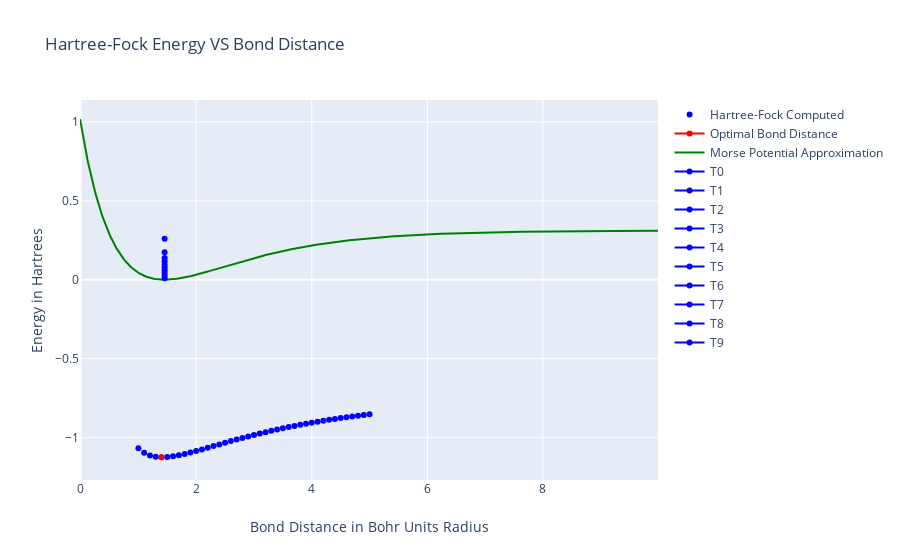

Notebook source saved alongside this figure:
### Code cell
#prepare data for use with graphing
dx = .01
steps = 15/dx

figure = {
    "data": [
        #create the Hartree-Fock generated Potential Energy Surface
        {
            "type":"scatter",
            "x":R,
            "y":E,
            "connectgaps":False,
            "mode":"markers", 
            "name":"Hartree-Fock Computed",
            "marker":{"color":"blue"}
        },
    
        #Highlight the minimum energy point in red
        {
            "type":"scatter",
            "x":[optimalR],
            "y":[minE],
            "name":"Optimal Bond Distance",
            "marker":{"color":"red"}
        },
        
        #Create and plot the Morse Potential fit
        {
            "type":"scatter",
            "x":[x*dx for x in range(-1, 1000)],
            "y": [morsePotential(r * dx, popt[0], popt[1], popt[2], popt[3]) - correction for r in range(-1, 1000)], #popt[0], popt[1], popt[2], popt[3]) for r in data] ,
            "connectgaps":False,
            "name":"Morse Potential Approximation",
            "marker":{"color":"green"}
        },
    ],
    
    #Set up the layout of the graph
    "layout":
        {
           "xaxis":{"title":"Bond Distance in Bohr Units Radius"},
           "yaxis":{"title":"Energy in Hartrees"},
            "title":{"text":"Hartree-Fock Energy VS Bond Distance"}
        },    
}

xMin = -40
xMax = 40
steps = 500
dx = (xMax - xMin) / steps
        
for i in range(len(EHO)):

    figure["data"].append(
        {
            "type":"scatter",
            "x":[popt[0]],
            "y":[EHO[i].real],
            "connectgaps":False,
            "name":"T" + str(i),
            "marker":{"color":"blue"}
        }
    )    
    
iplot(figure)

### Figure 1 — Plotly figure (JSON) as saved in the notebook; plotly's stock layout.template omitted (floating-point values rounded to 4 significant figures; data arrays with more than 128 entries replaced by an {"elided": "..."} marker saying what was removed)
{"data": [{"connectgaps": false, "marker": {"color": "blue"}, "mode": "markers", "name": "Hartree-Fock Computed", "type": "scatter", "x": [1, 1.1, 1.2, 1.3, 1.4, 1.5, 1.6, 1.7, 1.8, 1.9, 2, 2.1, 2.2, 2.3, 2.4, 2.5, 2.6, 2.7, 2.8, 2.9, 3, 3.1, 3.2, 3.3, 3.4, 3.5, 3.6, 3.7, 3.8, 3.9, 4, 4.1, 4.2, 4.3, 4.4, 4.5, 4.6, 4.7, 4.8, 4.9, 5], "y": [-1.067, -1.096, -1.113, -1.122, -1.125, -1.123, -1.119, -1.112, -1.104, -1.095, -1.085, -1.075, -1.064, -1.054, -1.043, -1.033, -1.022, -1.012, -1.002, -0.9928, -0.9835, -0.9745, -0.9658, -0.9573, -0.9492, -0.9413, -0.9337, -0.9264, -0.9193, -0.9124, -0.9059, -0.8995, -0.8934, -0.8875, -0.8819, -0.8764, -0.8711, -0.8661, -0.8612, -0.8566, -0.8521]}, {"marker": {"color": "red"}, "name": "Optimal Bond Distance", "type": "scatter", "x": [1.4], "y": [-1.125]}, {"connectgaps": false, "marker": {"color": "green"}, "name": "Morse Potential Approximation", "type": "scatter", "x": {"elided": "1001 float values"}, "y": {"elided": "1001 float values"}}, {"connectgaps": false, "marker": {"color": "blue"}, "name": "T0", "type": "scatter", "x": [1.454], "y": [0.00976]}, {"connectgaps": false, "marker": {"color": "blue"}, "name": "T1", "type": "scatter", "x": [1.454], "y": [0.02676]}, {"connectgaps": false, "marker": {"color": "blue"}, "name": "T2", "type": "scatter", "x": [1.454], "y": [0.04458]}, {"connectgaps": false, "marker": {"color": "blue"}, "name": "T3", "type": "scatter", "x": [1.454], "y": [0.06071]}, {"connectgaps": false, "marker": {"color": "blue"}, "name": "T4", "type": "scatter", "x": [1.454], "y": [0.07806]}, {"connectgaps": false, "marker": {"color": "blue"}, "name": "T5", "type": "scatter", "x": [1.454], "y": [0.09516]}, {"connectgaps": false, "marker": {"color": "blue"}, "name": "T6", "type": "scatter", "x": [1.454], "y": [0.1166]}, {"connectgaps": false, "marker": {"color": "blue"}, "name": "T7", "type": "scatter", "x": [1.454], "y": [0.1375]}, {"connectgaps": false, "marker": {"color": "blue"}, "name": "T8", "type": "scatter", "x": [1.454], "y": [0.1734]}, {"connectgaps": false, "marker": {"color": "blue"}, "name": "T9", "type": "scatter", "x": [1.454], "y": [0.2594]}], "layout": {"title": {"text": "Hartree-Fock Energy VS Bond Distance"}, "xaxis": {"title": {"text": "Bond Distance in Bohr Units Radius"}}, "yaxis": {"title": {"text": "Energy in Hartrees"}}}}
